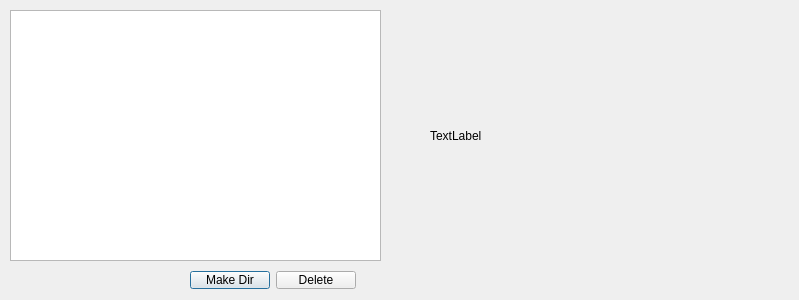
<?xml version="1.0" encoding="UTF-8"?>
<ui version="4.0">
 <class>Dialog</class>
 <widget class="QDialog" name="Dialog">
  <property name="geometry">
   <rect>
    <x>0</x>
    <y>0</y>
    <width>799</width>
    <height>300</height>
   </rect>
  </property>
  <property name="windowTitle">
   <string>Dialog</string>
  </property>
  <widget class="QTreeView" name="treeView">
   <property name="geometry">
    <rect>
     <x>10</x>
     <y>10</y>
     <width>371</width>
     <height>251</height>
    </rect>
   </property>
  </widget>
  <widget class="QLabel" name="imageLabel">
   <property name="geometry">
    <rect>
     <x>430</x>
     <y>20</y>
     <width>341</width>
     <height>231</height>
    </rect>
   </property>
   <property name="text">
    <string>TextLabel</string>
   </property>
  </widget>
  <widget class="QWidget" name="">
   <property name="geometry">
    <rect>
     <x>20</x>
     <y>260</y>
     <width>347</width>
     <height>40</height>
    </rect>
   </property>
   <layout class="QHBoxLayout" name="horizontalLayout">
    <item>
     <spacer name="horizontalSpacer">
      <property name="orientation">
       <enum>Qt::Horizontal</enum>
      </property>
      <property name="sizeHint" stdset="0">
       <size>
        <width>158</width>
        <height>28</height>
       </size>
      </property>
     </spacer>
    </item>
    <item>
     <widget class="QPushButton" name="makedir">
      <property name="text">
       <string>Make Dir</string>
      </property>
     </widget>
    </item>
    <item>
     <widget class="QPushButton" name="delete_2">
      <property name="text">
       <string>Delete</string>
      </property>
     </widget>
    </item>
   </layout>
  </widget>
 </widget>
 <layoutdefault spacing="6" margin="11"/>
 <resources/>
 <connections/>
</ui>
